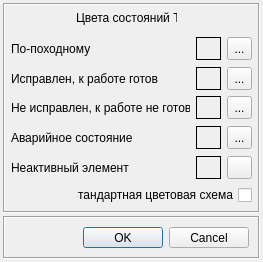
<?xml version="1.0" encoding="UTF-8"?>
<ui version="4.0">
 <class>SetColorForm</class>
 <widget class="QDialog" name="SetColorForm">
  <property name="geometry">
   <rect>
    <x>0</x>
    <y>0</y>
    <width>263</width>
    <height>262</height>
   </rect>
  </property>
  <property name="minimumSize">
   <size>
    <width>260</width>
    <height>260</height>
   </size>
  </property>
  <property name="maximumSize">
   <size>
    <width>400</width>
    <height>500</height>
   </size>
  </property>
  <property name="windowTitle">
   <string>Цветовые настройки программы</string>
  </property>
  <property name="windowIcon">
   <iconset resource="../progicons.qrc">
    <normaloff>:/new/windowheader/src/icons/myicons/spts.ico</normaloff>:/new/windowheader/src/icons/myicons/spts.ico</iconset>
  </property>
  <layout class="QGridLayout" name="gridLayout">
   <property name="margin">
    <number>3</number>
   </property>
   <property name="spacing">
    <number>3</number>
   </property>
   <item row="0" column="0">
    <widget class="QFrame" name="frame_2">
     <property name="minimumSize">
      <size>
       <width>0</width>
       <height>180</height>
      </size>
     </property>
     <property name="frameShape">
      <enum>QFrame::Box</enum>
     </property>
     <property name="frameShadow">
      <enum>QFrame::Sunken</enum>
     </property>
     <layout class="QGridLayout" name="gridLayout_3">
      <property name="margin">
       <number>6</number>
      </property>
      <item row="0" column="0" rowspan="2">
       <spacer name="horizontalSpacer_6">
        <property name="orientation">
         <enum>Qt::Horizontal</enum>
        </property>
        <property name="sizeHint" stdset="0">
         <size>
          <width>76</width>
          <height>20</height>
         </size>
        </property>
       </spacer>
      </item>
      <item row="0" column="1">
       <widget class="QLabel" name="label_6">
        <property name="text">
         <string>Цвета cостояний ТС</string>
        </property>
       </widget>
      </item>
      <item row="0" column="2" rowspan="2">
       <spacer name="horizontalSpacer_7">
        <property name="orientation">
         <enum>Qt::Horizontal</enum>
        </property>
        <property name="sizeHint" stdset="0">
         <size>
          <width>75</width>
          <height>20</height>
         </size>
        </property>
       </spacer>
      </item>
      <item row="1" column="1">
       <spacer name="verticalSpacer">
        <property name="orientation">
         <enum>Qt::Vertical</enum>
        </property>
        <property name="sizeHint" stdset="0">
         <size>
          <width>20</width>
          <height>40</height>
         </size>
        </property>
       </spacer>
      </item>
      <item row="2" column="0" colspan="3">
       <layout class="QHBoxLayout" name="horizontalLayout">
        <item>
         <widget class="QLabel" name="label">
          <property name="text">
           <string>По-походному</string>
          </property>
         </widget>
        </item>
        <item>
         <spacer name="horizontalSpacer_2">
          <property name="orientation">
           <enum>Qt::Horizontal</enum>
          </property>
          <property name="sizeHint" stdset="0">
           <size>
            <width>40</width>
            <height>20</height>
           </size>
          </property>
         </spacer>
        </item>
        <item>
         <widget class="QLabel" name="label_5">
          <property name="minimumSize">
           <size>
            <width>25</width>
            <height>23</height>
           </size>
          </property>
          <property name="autoFillBackground">
           <bool>true</bool>
          </property>
          <property name="frameShape">
           <enum>QFrame::Box</enum>
          </property>
          <property name="text">
           <string/>
          </property>
         </widget>
        </item>
        <item>
         <widget class="QToolButton" name="toolBtnPohod">
          <property name="minimumSize">
           <size>
            <width>25</width>
            <height>23</height>
           </size>
          </property>
          <property name="maximumSize">
           <size>
            <width>25</width>
            <height>23</height>
           </size>
          </property>
          <property name="toolTip">
           <string>&lt;!DOCTYPE HTML PUBLIC &quot;-//W3C//DTD HTML 4.0//EN&quot; &quot;http://www.w3.org/TR/REC-html40/strict.dtd&quot;&gt;
&lt;html&gt;&lt;head&gt;&lt;meta name=&quot;qrichtext&quot; content=&quot;1&quot; /&gt;&lt;style type=&quot;text/css&quot;&gt;
p, li { white-space: pre-wrap; }
&lt;/style&gt;&lt;/head&gt;&lt;body style=&quot; font-family:'MS Shell Dlg 2'; font-size:8.25pt; font-weight:400; font-style:normal;&quot;&gt;
&lt;p style=&quot; margin-top:0px; margin-bottom:0px; margin-left:0px; margin-right:0px; -qt-block-indent:0; text-indent:0px;&quot;&gt;&lt;span style=&quot; font-size:8pt;&quot;&gt;Выбрать цвет &amp;quot;По-походному&amp;quot;&lt;/span&gt;&lt;/p&gt;&lt;/body&gt;&lt;/html&gt;</string>
          </property>
          <property name="text">
           <string>...</string>
          </property>
          <property name="icon">
           <iconset resource="../progicons.qrc">
            <normaloff>:/new/buttonpictures/src/icons/color.png</normaloff>:/new/buttonpictures/src/icons/color.png</iconset>
          </property>
         </widget>
        </item>
       </layout>
      </item>
      <item row="3" column="0">
       <spacer name="verticalSpacer_2">
        <property name="orientation">
         <enum>Qt::Vertical</enum>
        </property>
        <property name="sizeHint" stdset="0">
         <size>
          <width>20</width>
          <height>40</height>
         </size>
        </property>
       </spacer>
      </item>
      <item row="4" column="0" colspan="3">
       <layout class="QHBoxLayout" name="horizontalLayout_2">
        <item>
         <widget class="QLabel" name="label_2">
          <property name="text">
           <string>Исправлен, к работе готов</string>
          </property>
         </widget>
        </item>
        <item>
         <spacer name="horizontalSpacer_3">
          <property name="orientation">
           <enum>Qt::Horizontal</enum>
          </property>
          <property name="sizeHint" stdset="0">
           <size>
            <width>40</width>
            <height>20</height>
           </size>
          </property>
         </spacer>
        </item>
        <item>
         <widget class="QLabel" name="label_7">
          <property name="minimumSize">
           <size>
            <width>25</width>
            <height>23</height>
           </size>
          </property>
          <property name="autoFillBackground">
           <bool>true</bool>
          </property>
          <property name="frameShape">
           <enum>QFrame::Box</enum>
          </property>
          <property name="text">
           <string/>
          </property>
         </widget>
        </item>
        <item>
         <widget class="QToolButton" name="toolBtnReady">
          <property name="minimumSize">
           <size>
            <width>25</width>
            <height>23</height>
           </size>
          </property>
          <property name="maximumSize">
           <size>
            <width>25</width>
            <height>23</height>
           </size>
          </property>
          <property name="toolTip">
           <string>Выбрать цвет &quot;к работе готов&quot;</string>
          </property>
          <property name="text">
           <string>...</string>
          </property>
          <property name="icon">
           <iconset resource="../progicons.qrc">
            <normaloff>:/new/buttonpictures/src/icons/color.png</normaloff>:/new/buttonpictures/src/icons/color.png</iconset>
          </property>
         </widget>
        </item>
       </layout>
      </item>
      <item row="5" column="0">
       <spacer name="verticalSpacer_3">
        <property name="orientation">
         <enum>Qt::Vertical</enum>
        </property>
        <property name="sizeHint" stdset="0">
         <size>
          <width>20</width>
          <height>40</height>
         </size>
        </property>
       </spacer>
      </item>
      <item row="6" column="0" colspan="3">
       <layout class="QHBoxLayout" name="horizontalLayout_3">
        <item>
         <widget class="QLabel" name="label_3">
          <property name="text">
           <string>Не исправлен, к работе не готов</string>
          </property>
         </widget>
        </item>
        <item>
         <spacer name="horizontalSpacer_4">
          <property name="orientation">
           <enum>Qt::Horizontal</enum>
          </property>
          <property name="sizeHint" stdset="0">
           <size>
            <width>17</width>
            <height>20</height>
           </size>
          </property>
         </spacer>
        </item>
        <item>
         <widget class="QLabel" name="label_8">
          <property name="minimumSize">
           <size>
            <width>25</width>
            <height>23</height>
           </size>
          </property>
          <property name="autoFillBackground">
           <bool>true</bool>
          </property>
          <property name="frameShape">
           <enum>QFrame::Box</enum>
          </property>
          <property name="text">
           <string/>
          </property>
         </widget>
        </item>
        <item>
         <widget class="QToolButton" name="toolBtnNotReady">
          <property name="minimumSize">
           <size>
            <width>25</width>
            <height>23</height>
           </size>
          </property>
          <property name="maximumSize">
           <size>
            <width>25</width>
            <height>23</height>
           </size>
          </property>
          <property name="toolTip">
           <string>Выбрать цвет &quot;К работе не готов&quot;</string>
          </property>
          <property name="text">
           <string>...</string>
          </property>
          <property name="icon">
           <iconset resource="../progicons.qrc">
            <normaloff>:/new/buttonpictures/src/icons/color.png</normaloff>:/new/buttonpictures/src/icons/color.png</iconset>
          </property>
         </widget>
        </item>
       </layout>
      </item>
      <item row="7" column="0">
       <spacer name="verticalSpacer_4">
        <property name="orientation">
         <enum>Qt::Vertical</enum>
        </property>
        <property name="sizeHint" stdset="0">
         <size>
          <width>20</width>
          <height>40</height>
         </size>
        </property>
       </spacer>
      </item>
      <item row="8" column="0" colspan="3">
       <layout class="QHBoxLayout" name="horizontalLayout_4">
        <item>
         <widget class="QLabel" name="label_4">
          <property name="text">
           <string>Аварийное состояние</string>
          </property>
         </widget>
        </item>
        <item>
         <spacer name="horizontalSpacer_5">
          <property name="orientation">
           <enum>Qt::Horizontal</enum>
          </property>
          <property name="sizeHint" stdset="0">
           <size>
            <width>40</width>
            <height>20</height>
           </size>
          </property>
         </spacer>
        </item>
        <item>
         <widget class="QLabel" name="label_9">
          <property name="minimumSize">
           <size>
            <width>25</width>
            <height>23</height>
           </size>
          </property>
          <property name="autoFillBackground">
           <bool>true</bool>
          </property>
          <property name="frameShape">
           <enum>QFrame::Box</enum>
          </property>
          <property name="text">
           <string/>
          </property>
         </widget>
        </item>
        <item>
         <widget class="QToolButton" name="toolBtnAvar">
          <property name="minimumSize">
           <size>
            <width>25</width>
            <height>23</height>
           </size>
          </property>
          <property name="maximumSize">
           <size>
            <width>25</width>
            <height>23</height>
           </size>
          </property>
          <property name="toolTip">
           <string>Выбрать цвет &quot;Аварийное состояние&quot;</string>
          </property>
          <property name="text">
           <string>...</string>
          </property>
          <property name="icon">
           <iconset resource="../progicons.qrc">
            <normaloff>:/new/buttonpictures/src/icons/color.png</normaloff>:/new/buttonpictures/src/icons/color.png</iconset>
          </property>
         </widget>
        </item>
       </layout>
      </item>
      <item row="9" column="0">
       <spacer name="verticalSpacer_5">
        <property name="orientation">
         <enum>Qt::Vertical</enum>
        </property>
        <property name="sizeHint" stdset="0">
         <size>
          <width>20</width>
          <height>40</height>
         </size>
        </property>
       </spacer>
      </item>
      <item row="10" column="0" colspan="3">
       <layout class="QHBoxLayout" name="horizontalLayout_7">
        <item>
         <widget class="QLabel" name="label_12">
          <property name="text">
           <string>Неактивный элемент</string>
          </property>
         </widget>
        </item>
        <item>
         <spacer name="horizontalSpacer_11">
          <property name="orientation">
           <enum>Qt::Horizontal</enum>
          </property>
          <property name="sizeHint" stdset="0">
           <size>
            <width>40</width>
            <height>20</height>
           </size>
          </property>
         </spacer>
        </item>
        <item>
         <widget class="QLabel" name="label_13">
          <property name="minimumSize">
           <size>
            <width>25</width>
            <height>23</height>
           </size>
          </property>
          <property name="autoFillBackground">
           <bool>true</bool>
          </property>
          <property name="frameShape">
           <enum>QFrame::Box</enum>
          </property>
          <property name="text">
           <string/>
          </property>
         </widget>
        </item>
        <item>
         <widget class="QToolButton" name="toolBtnSelect">
          <property name="minimumSize">
           <size>
            <width>25</width>
            <height>23</height>
           </size>
          </property>
          <property name="maximumSize">
           <size>
            <width>25</width>
            <height>23</height>
           </size>
          </property>
          <property name="toolTip">
           <string>&lt;!DOCTYPE HTML PUBLIC &quot;-//W3C//DTD HTML 4.0//EN&quot; &quot;http://www.w3.org/TR/REC-html40/strict.dtd&quot;&gt;
&lt;html&gt;&lt;head&gt;&lt;meta name=&quot;qrichtext&quot; content=&quot;1&quot; /&gt;&lt;style type=&quot;text/css&quot;&gt;
p, li { white-space: pre-wrap; }
&lt;/style&gt;&lt;/head&gt;&lt;body style=&quot; font-family:'MS Shell Dlg 2'; font-size:8.25pt; font-weight:400; font-style:normal;&quot;&gt;
&lt;p style=&quot; margin-top:0px; margin-bottom:0px; margin-left:0px; margin-right:0px; -qt-block-indent:0; text-indent:0px;&quot;&gt;&lt;span style=&quot; font-size:8pt;&quot;&gt;Выбрать цвет &amp;quot;Неактивный элемент&amp;quot;&lt;/span&gt;&lt;/p&gt;&lt;/body&gt;&lt;/html&gt;</string>
          </property>
          <property name="text">
           <string/>
          </property>
          <property name="icon">
           <iconset resource="../progicons.qrc">
            <normaloff>:/new/buttonpictures/src/icons/color.png</normaloff>:/new/buttonpictures/src/icons/color.png</iconset>
          </property>
         </widget>
        </item>
       </layout>
      </item>
      <item row="11" column="1">
       <spacer name="verticalSpacer_6">
        <property name="orientation">
         <enum>Qt::Vertical</enum>
        </property>
        <property name="sizeHint" stdset="0">
         <size>
          <width>28</width>
          <height>13</height>
         </size>
        </property>
       </spacer>
      </item>
      <item row="12" column="1" colspan="2">
       <widget class="QCheckBox" name="chBoxStandartColors">
        <property name="layoutDirection">
         <enum>Qt::RightToLeft</enum>
        </property>
        <property name="text">
         <string>Стандартная цветовая схема</string>
        </property>
       </widget>
      </item>
     </layout>
    </widget>
   </item>
   <item row="1" column="0">
    <widget class="QFrame" name="frame">
     <property name="maximumSize">
      <size>
       <width>16777215</width>
       <height>43</height>
      </size>
     </property>
     <property name="frameShape">
      <enum>QFrame::Box</enum>
     </property>
     <property name="frameShadow">
      <enum>QFrame::Sunken</enum>
     </property>
     <layout class="QGridLayout" name="gridLayout_2">
      <item row="0" column="0">
       <spacer name="horizontalSpacer">
        <property name="orientation">
         <enum>Qt::Horizontal</enum>
        </property>
        <property name="sizeHint" stdset="0">
         <size>
          <width>206</width>
          <height>17</height>
         </size>
        </property>
       </spacer>
      </item>
      <item row="0" column="1">
       <widget class="QDialogButtonBox" name="buttonBox">
        <property name="standardButtons">
         <set>QDialogButtonBox::Cancel|QDialogButtonBox::Ok</set>
        </property>
       </widget>
      </item>
     </layout>
    </widget>
   </item>
  </layout>
 </widget>
 <tabstops>
  <tabstop>toolBtnPohod</tabstop>
  <tabstop>toolBtnReady</tabstop>
  <tabstop>toolBtnNotReady</tabstop>
  <tabstop>toolBtnAvar</tabstop>
  <tabstop>toolBtnSelect</tabstop>
  <tabstop>chBoxStandartColors</tabstop>
  <tabstop>buttonBox</tabstop>
 </tabstops>
 <resources>
  <include location="../progicons.qrc"/>
 </resources>
 <connections/>
</ui>
